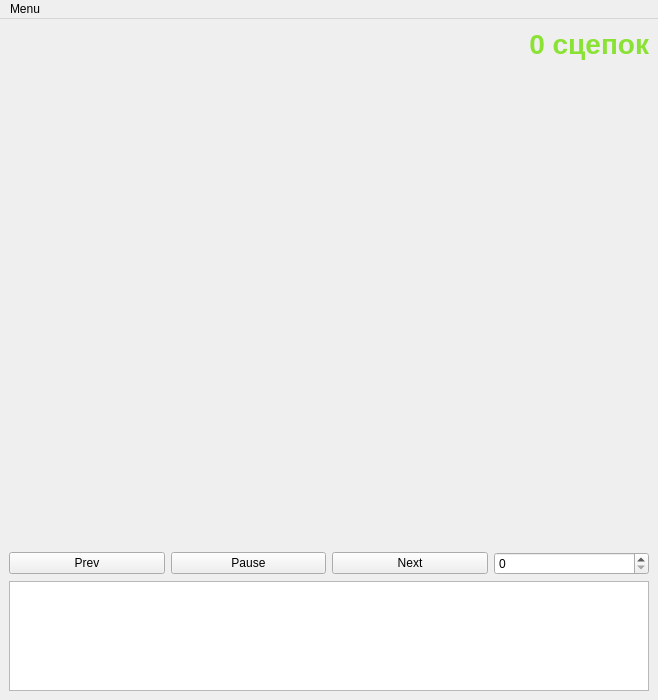
<?xml version="1.0" encoding="UTF-8"?>
<ui version="4.0">
 <class>RAC_app_window</class>
 <widget class="QMainWindow" name="RAC_app_window">
  <property name="geometry">
   <rect>
    <x>0</x>
    <y>0</y>
    <width>658</width>
    <height>700</height>
   </rect>
  </property>
  <property name="windowTitle">
   <string>MainWindow</string>
  </property>
  <widget class="QWidget" name="centralwidget">
   <layout class="QVBoxLayout" name="verticalLayout">
    <item>
     <widget class="QLabel" name="label">
      <property name="palette">
       <palette>
        <active>
         <colorrole role="WindowText">
          <brush brushstyle="SolidPattern">
           <color alpha="255">
            <red>138</red>
            <green>226</green>
            <blue>52</blue>
           </color>
          </brush>
         </colorrole>
         <colorrole role="Text">
          <brush brushstyle="SolidPattern">
           <color alpha="255">
            <red>138</red>
            <green>226</green>
            <blue>52</blue>
           </color>
          </brush>
         </colorrole>
        </active>
        <inactive>
         <colorrole role="WindowText">
          <brush brushstyle="SolidPattern">
           <color alpha="255">
            <red>138</red>
            <green>226</green>
            <blue>52</blue>
           </color>
          </brush>
         </colorrole>
         <colorrole role="Text">
          <brush brushstyle="SolidPattern">
           <color alpha="255">
            <red>138</red>
            <green>226</green>
            <blue>52</blue>
           </color>
          </brush>
         </colorrole>
        </inactive>
        <disabled>
         <colorrole role="WindowText">
          <brush brushstyle="SolidPattern">
           <color alpha="255">
            <red>190</red>
            <green>190</green>
            <blue>190</blue>
           </color>
          </brush>
         </colorrole>
         <colorrole role="Text">
          <brush brushstyle="SolidPattern">
           <color alpha="255">
            <red>190</red>
            <green>190</green>
            <blue>190</blue>
           </color>
          </brush>
         </colorrole>
        </disabled>
       </palette>
      </property>
      <property name="font">
       <font>
        <family>Ubuntu</family>
        <pointsize>21</pointsize>
        <weight>75</weight>
        <bold>true</bold>
        <stylestrategy>PreferDefault</stylestrategy>
       </font>
      </property>
      <property name="layoutDirection">
       <enum>Qt::LeftToRight</enum>
      </property>
      <property name="text">
       <string>0 сцепок</string>
      </property>
      <property name="alignment">
       <set>Qt::AlignRight|Qt::AlignTrailing|Qt::AlignVCenter</set>
      </property>
     </widget>
    </item>
    <item>
     <widget class="QWidget" name="video" native="true">
      <property name="minimumSize">
       <size>
        <width>640</width>
        <height>480</height>
       </size>
      </property>
     </widget>
    </item>
    <item>
     <layout class="QHBoxLayout" name="horizontalLayout">
      <item>
       <widget class="QPushButton" name="prev_button">
        <property name="text">
         <string>Prev</string>
        </property>
       </widget>
      </item>
      <item>
       <widget class="QPushButton" name="play_button">
        <property name="text">
         <string>Pause</string>
        </property>
       </widget>
      </item>
      <item>
       <widget class="QPushButton" name="next_button">
        <property name="text">
         <string>Next</string>
        </property>
       </widget>
      </item>
      <item>
       <widget class="QSpinBox" name="fps_spinBox"/>
      </item>
     </layout>
    </item>
    <item>
     <widget class="QTextBrowser" name="console"/>
    </item>
   </layout>
  </widget>
  <widget class="QMenuBar" name="menubar">
   <property name="geometry">
    <rect>
     <x>0</x>
     <y>0</y>
     <width>658</width>
     <height>22</height>
    </rect>
   </property>
   <widget class="QMenu" name="menuMenu">
    <property name="title">
     <string>Menu</string>
    </property>
    <widget class="QMenu" name="menuMode">
     <property name="title">
      <string>Source mode</string>
     </property>
     <addaction name="actionVideo_file"/>
     <addaction name="actionPictures"/>
     <addaction name="actionWeb_Camera"/>
    </widget>
    <addaction name="menuMode"/>
   </widget>
   <addaction name="menuMenu"/>
  </widget>
  <action name="actionVideo_file">
   <property name="text">
    <string>Video file</string>
   </property>
  </action>
  <action name="actionPictures">
   <property name="text">
    <string>Pictures</string>
   </property>
  </action>
  <action name="actionWeb_Camera">
   <property name="text">
    <string>Web Camera</string>
   </property>
  </action>
 </widget>
 <resources/>
 <connections/>
</ui>
